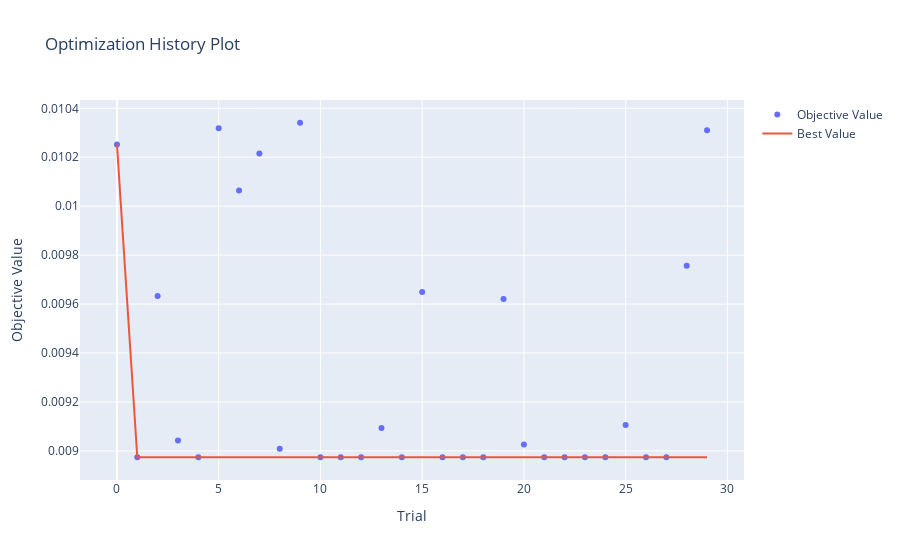
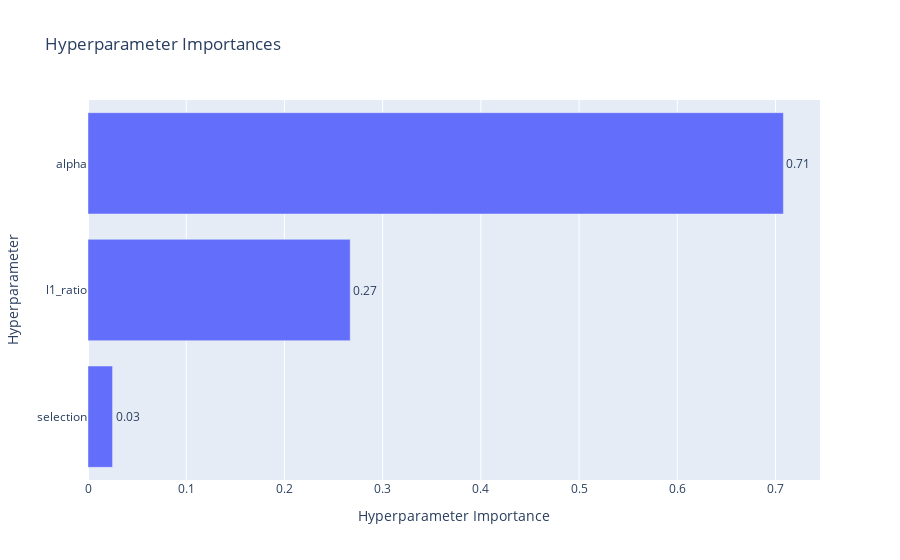

Notebook source saved alongside these figures, in order:
### Code cell
vis.plot_optimization_history(study).show()
vis.plot_param_importances(study).show()

### Figure 1 — Plotly figure (JSON) as saved in the notebook; plotly's stock layout.template omitted (floating-point values rounded to 4 significant figures)
{"data": [{"mode": "markers", "name": "Objective Value", "x": [0, 1, 2, 3, 4, 5, 6, 7, 8, 9, 10, 11, 12, 13, 14, 15, 16, 17, 18, 19, 20, 21, 22, 23, 24, 25, 26, 27, 28, 29], "y": [0.01025, 0.008974, 0.009633, 0.009042, 0.008974, 0.01032, 0.01006, 0.01022, 0.009008, 0.01034, 0.008974, 0.008974, 0.008974, 0.009093, 0.008974, 0.00965, 0.008974, 0.008974, 0.008974, 0.009621, 0.009026, 0.008974, 0.008974, 0.008974, 0.008974, 0.009105, 0.008974, 0.008974, 0.009757, 0.01031], "type": "scatter"}, {"mode": "lines", "name": "Best Value", "x": [0, 1, 2, 3, 4, 5, 6, 7, 8, 9, 10, 11, 12, 13, 14, 15, 16, 17, 18, 19, 20, 21, 22, 23, 24, 25, 26, 27, 28, 29], "y": [0.01025, 0.008974, 0.008974, 0.008974, 0.008974, 0.008974, 0.008974, 0.008974, 0.008974, 0.008974, 0.008974, 0.008974, 0.008974, 0.008974, 0.008974, 0.008974, 0.008974, 0.008974, 0.008974, 0.008974, 0.008974, 0.008974, 0.008974, 0.008974, 0.008974, 0.008974, 0.008974, 0.008974, 0.008974, 0.008974], "type": "scatter"}, {"marker": {"color": "#cccccc"}, "mode": "markers", "name": "Infeasible Trial", "showlegend": false, "x": [], "y": [], "type": "scatter"}], "layout": {"title": {"text": "Optimization History Plot"}, "xaxis": {"title": {"text": "Trial"}}, "yaxis": {"title": {"text": "Objective Value"}}}}

### Figure 2 — Plotly figure (JSON) as saved in the notebook; plotly's stock layout.template omitted (floating-point values rounded to 4 significant figures)
{"data": [{"cliponaxis": false, "hovertemplate": ["selection (CategoricalDistribution): 0.025005738942217356<extra></extra>", "l1_ratio (FloatDistribution): 0.26697259000338114<extra></extra>", "alpha (FloatDistribution): 0.7080216710544016<extra></extra>"], "name": "Objective Value", "orientation": "h", "text": ["0.03", "0.27", "0.71"], "textposition": "outside", "x": [0.02501, 0.267, 0.708], "y": ["selection", "l1_ratio", "alpha"], "type": "bar"}], "layout": {"title": {"text": "Hyperparameter Importances"}, "xaxis": {"title": {"text": "Hyperparameter Importance"}}, "yaxis": {"title": {"text": "Hyperparameter"}}}}
